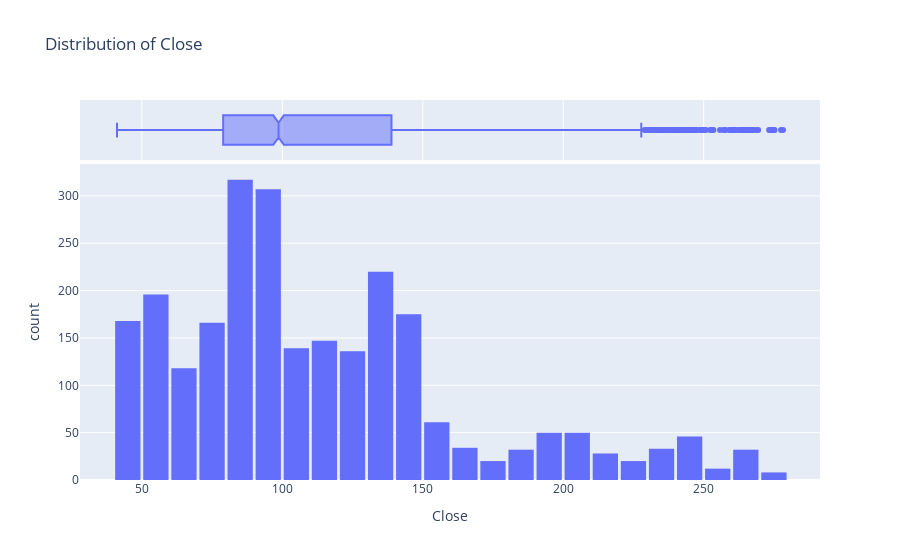

Here is the notebook cell this chart was saved with:
### Code cell
fig = px.histogram(jpm, 
                   x='Close', 
                   marginal='box', 
                   nbins=47, 
                   title='Distribution of Close')
fig.update_layout(bargap=0.1)
fig.show()

### Figure 1 — Plotly figure (JSON) as saved in the notebook; plotly's stock layout.template omitted (floating-point values rounded to 4 significant figures; data arrays with more than 128 entries replaced by an {"elided": "..."} marker saying what was removed)
{"data": [{"bingroup": "x", "hovertemplate": "Close=%{x}<br>count=%{y}<extra></extra>", "legendgroup": "", "marker": {"color": "#636efa", "pattern": {"shape": ""}}, "name": "", "nbinsx": 47, "orientation": "v", "showlegend": false, "type": "histogram", "x": {"elided": "2515 float values"}, "xaxis": "x", "yaxis": "y"}, {"hovertemplate": "Close=%{x}<extra></extra>", "legendgroup": "", "marker": {"color": "#636efa"}, "name": "", "notched": true, "showlegend": false, "type": "box", "x": {"elided": "2515 float values"}, "xaxis": "x2", "yaxis": "y2"}], "layout": {"bargap": 0.1, "barmode": "relative", "legend": {"tracegroupgap": 0}, "title": {"text": "Distribution of Close"}, "xaxis": {"anchor": "y", "domain": [0, 1], "title": {"text": "Close"}}, "xaxis2": {"anchor": "y2", "domain": [0, 1], "matches": "x", "showgrid": true, "showticklabels": false}, "yaxis": {"anchor": "x", "domain": [0, 0.8316], "title": {"text": "count"}}, "yaxis2": {"anchor": "x2", "domain": [0.8416, 1], "matches": "y2", "showgrid": false, "showline": false, "showticklabels": false, "ticks": ""}}}
